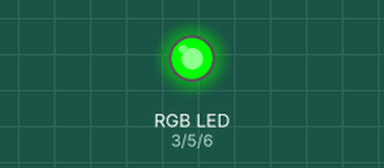
Recording of a sketch running on a simulated Arduino Uno, built with avr-gcc and run on an emulated ATmega328P. On the bench: an RGB LED mixed from three pins (HIGH = lit).

Above: at 1.1 s.
At 2.1 s:
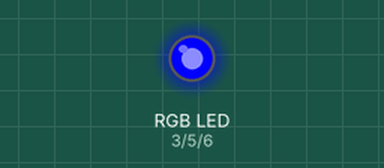
At 3.15 s:
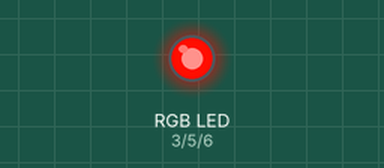
At 12.17 s:
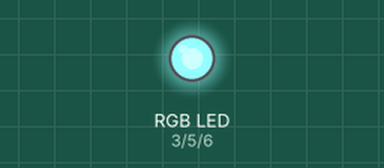
At 21.5 s:
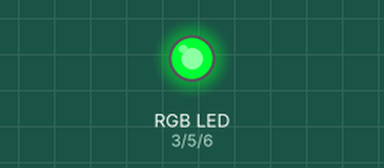
At 39.56 s:
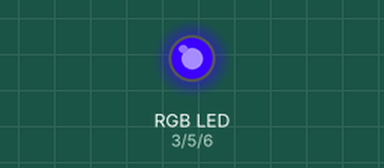
Timing chart, 0 to 40.0 s (numbered marks = the images above):
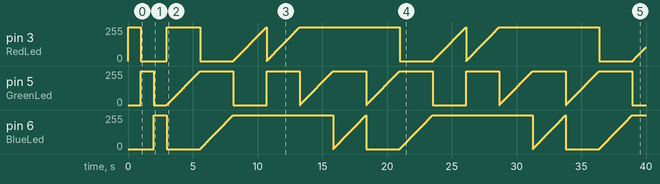

The sketch:

AR12_RGB.ino
```cpp
const int RedLed = 3;
const int GreenLed = 5;
const int BlueLed = 6;

void setup()
{
  ledOutput(255, 0, 0);
  delay(1000);
  ledOutput(0, 255, 0);
  delay(1000);
  ledOutput(0, 0, 255);
  delay(1000);
}

void loop()
{
  for(int i = 0; i <=255; ++i) {
    ledOutput(255, i, 0);
    delay(10);
  }
  for(int i = 0; i <=255; ++i) {
    ledOutput(0, 255, i);
    delay(10);
  }
  for(int i = 0; i <=255; ++i) {
    ledOutput(i, 0, 255);
    delay(10);
  }
  for(int i = 0; i <=255; ++i) {
    ledOutput(i, 255, 255);
    delay(10);
  }
  for(int i = 0; i <=255; ++i) {
    ledOutput(255, i, 255);
    delay(10);
  }
    for(int i = 0; i <=255; ++i) {
    ledOutput(255, 255, i);
    delay(10);
  }
}

void ledOutput(int Red, int Green, int Blue) {
  analogWrite(RedLed, Red);
  analogWrite(GreenLed, Green);
  analogWrite(BlueLed, Blue);
  }
```
